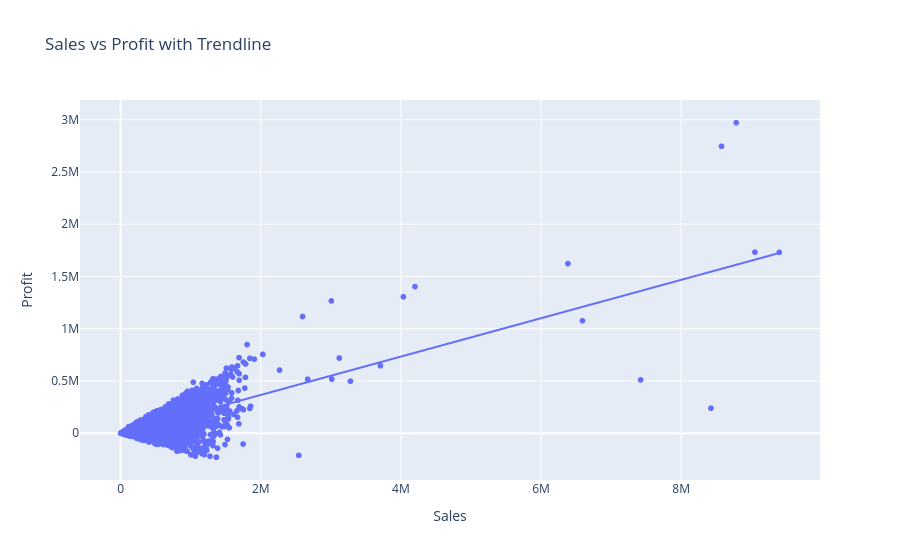

Notebook source saved alongside this figure:
### Markdown cell above
**Code Cell 7 (Trendline)**

### Code cell
fig = px.scatter(

    df,

    x="Sales",

    y="Profit",

    trendline="ols",

    title="Sales vs Profit with Trendline"

)

fig.show()

### Figure 1 — Plotly figure (JSON) as saved in the notebook; plotly's stock layout.template omitted (floating-point values rounded to 4 significant figures; data arrays with more than 128 entries replaced by an {"elided": "..."} marker saying what was removed)
{"data": [{"hovertemplate": "Sales=%{x}<br>Profit=%{y}<extra></extra>", "legendgroup": "", "marker": {"color": "#636efa", "symbol": "circle"}, "mode": "markers", "name": "", "showlegend": false, "type": "scattergl", "x": {"elided": "10100 float values"}, "xaxis": "x", "y": {"elided": "10100 float values"}, "yaxis": "y"}, {"hovertemplate": "<b>OLS trendline</b><br>Profit = 0.183484 * Sales + -419.457<br>R<sup>2</sup>=0.551015<br><br>Sales=%{x}<br>Profit=%{y} <b>(trend)</b><extra></extra>", "legendgroup": "", "marker": {"color": "#636efa", "symbol": "circle"}, "mode": "lines", "name": "", "showlegend": false, "type": "scattergl", "x": {"elided": "10100 float values"}, "xaxis": "x", "y": {"elided": "10100 float values"}, "yaxis": "y"}], "layout": {"legend": {"tracegroupgap": 0}, "title": {"text": "Sales vs Profit with Trendline"}, "xaxis": {"anchor": "y", "domain": [0, 1], "title": {"text": "Sales"}}, "yaxis": {"anchor": "x", "domain": [0, 1], "title": {"text": "Profit"}}}}
